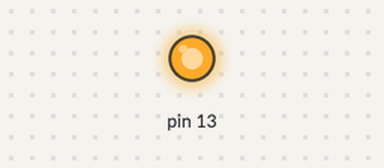
Recording of a sketch running on a simulated Arduino Uno, built with avr-gcc and run on an emulated ATmega328P. Parts: output pins drawn as LEDs (lit = HIGH).

Above: at 4.5 s.
At 9.5 s:
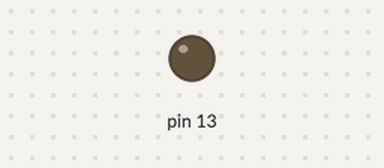
Timing chart, 0 to 13.0 s (numbered marks = the images above):
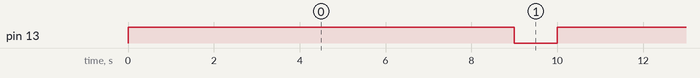

The sketch:

1_-_Lampu_Fading.ino
```cpp
//Tugas 1: Lampu Bebas Kedap Kedip

void setup(){
  pinMode(13, OUTPUT);
}

void loop(){
  digitalWrite(13, HIGH);
  delay(9000);
  digitalWrite(13, LOW);
  delay(1000);
}
```

Measured:
- by itself, pin 13: alternates HIGH for 9.0 s and LOW for 1.0 s
